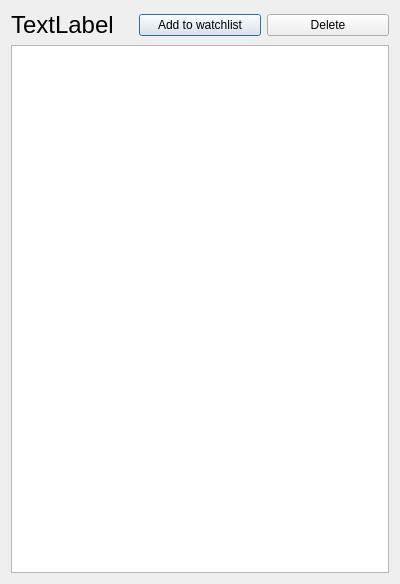
<?xml version="1.0" encoding="UTF-8"?>
<ui version="4.0">
 <class>CountryDialog</class>
 <widget class="QDialog" name="CountryDialog">
  <property name="geometry">
   <rect>
    <x>0</x>
    <y>0</y>
    <width>400</width>
    <height>584</height>
   </rect>
  </property>
  <property name="windowTitle">
   <string>Dialog</string>
  </property>
  <layout class="QGridLayout" name="gridLayout">
   <item row="0" column="0">
    <layout class="QHBoxLayout" name="horizontalLayout">
     <item>
      <widget class="QLabel" name="label">
       <property name="font">
        <font>
         <pointsize>18</pointsize>
        </font>
       </property>
       <property name="text">
        <string>TextLabel</string>
       </property>
      </widget>
     </item>
     <item>
      <widget class="QPushButton" name="pushButton">
       <property name="text">
        <string>Add to watchlist</string>
       </property>
      </widget>
     </item>
     <item>
      <widget class="QPushButton" name="pushButton_2">
       <property name="text">
        <string>Delete</string>
       </property>
      </widget>
     </item>
    </layout>
   </item>
   <item row="1" column="0">
    <widget class="QTableView" name="tableView">
     <property name="mouseTracking">
      <bool>true</bool>
     </property>
    </widget>
   </item>
  </layout>
 </widget>
 <resources/>
 <connections/>
</ui>
